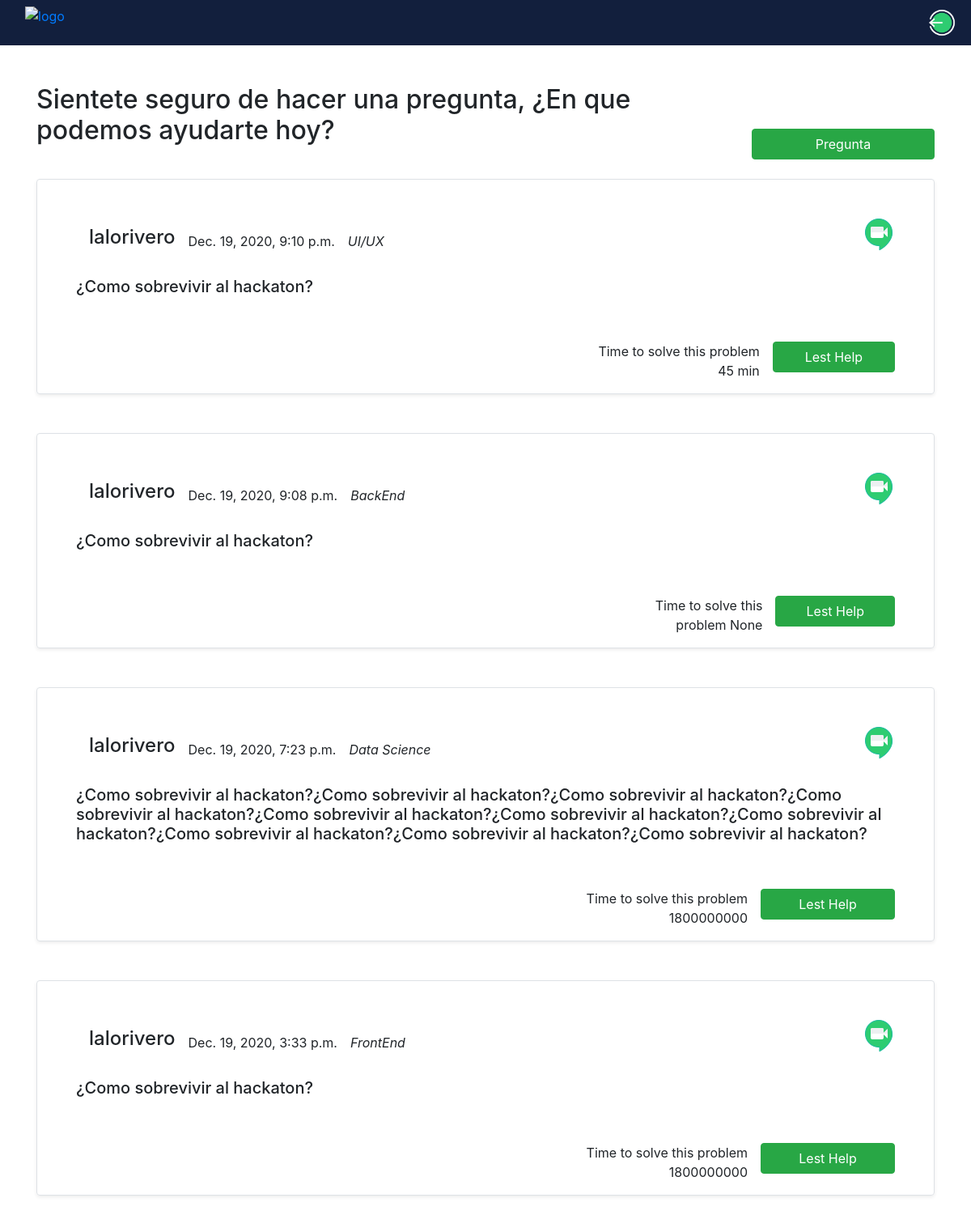
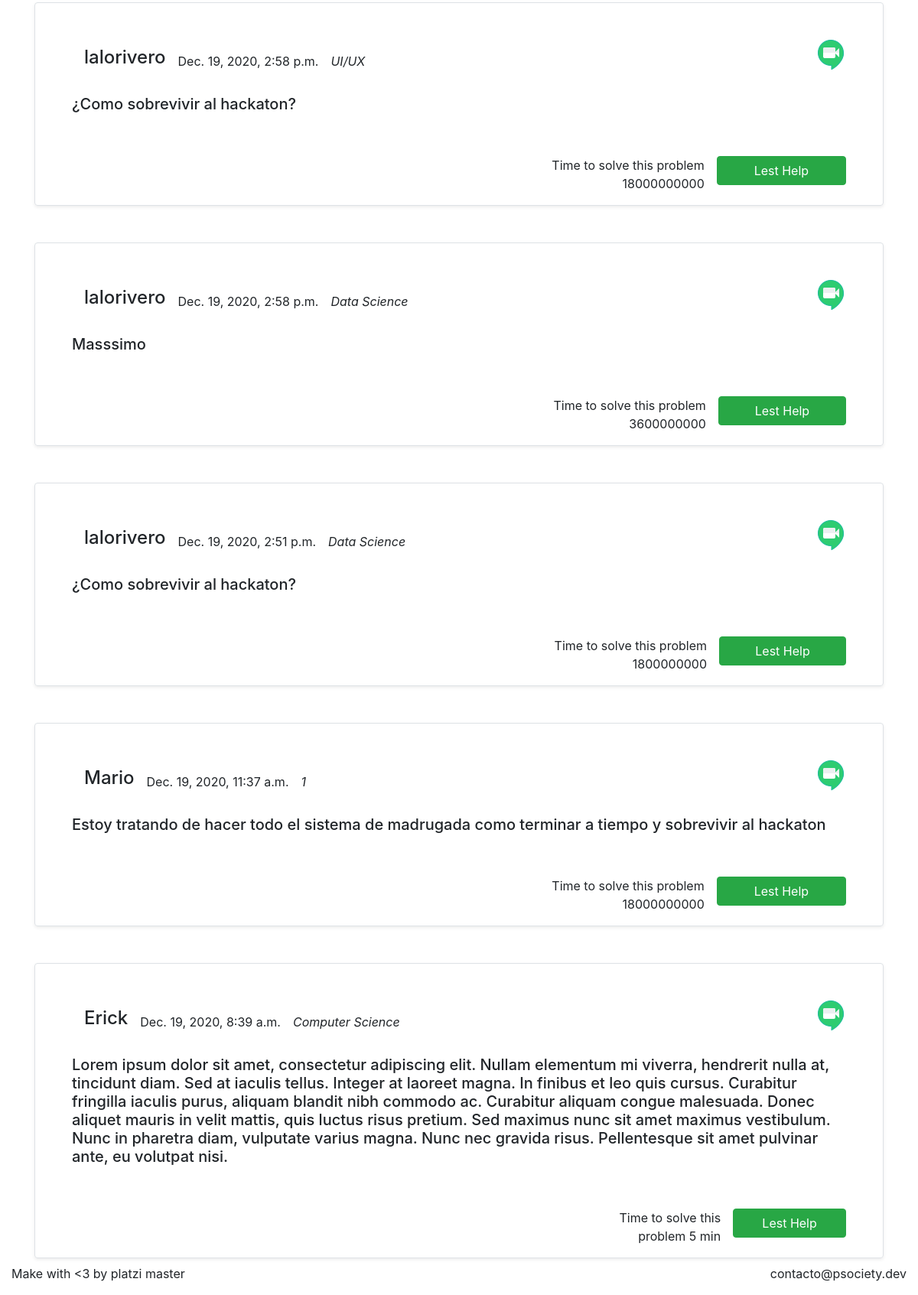
The app's page / (signed in) with its own data (2 pictures, top to bottom).
### questions/models.py (models this page shows, shortened)
class Question(models.Model):
    TECHNOLOGY_CHOICES = [
        ('Data Science', 'Data Science'),
        ('Computer Science', 'Computer Science'),
        ('FrontEnd','FrontEnd'),
        ('BackEnd','BackEnd'),
        ('UI/UX','UI/UX'),
        ('English','English')
    ]
    TIME_CHOICES=[
        ('5 min','5 min'),
        ('15 min','15 min'),
        ('30 min','30 min'),
        ('45 min','45 min'),
        ('60 min','60 min'),
    ]
    author = models.ForeignKey("users.Profile", on_delete=models.CASCADE)
    description = models.TextField()
    post_date = models.DateTimeField(auto_now_add=True)
    time_to_solve = models.CharField(
        choices=TIME_CHOICES,
        max_length=60,
        null=True
    )
    technology_tag = models.CharField(
        choices=TECHNOLOGY_CHOICES,
        max_length=60,
        null=True
    )
    is_active = models.BooleanField(default=True)
    menthor = models.ForeignKey(SolveForm, on_delete=models.CASCADE, null=True)
    points = models.IntegerField(default = 1)

### users/models.py (models this page shows)
class Profile(models.Model):
    user = models.OneToOneField(User, on_delete=models.CASCADE)
    picture = CloudinaryField('image')
    menthor_points = models.IntegerField(default=0)
    calendar = models.URLField(max_length=255)
    availability = models.BooleanField(default=True)
    def __str__(self):
        return str(self.user.username)

### questions/views.py (the view)
# urls.py: path('',questions_views.list_questions, name="q_feed"),
@login_required
def list_questions(request):
    questions = Question.objects.all().order_by('-post_date')
    return render(
        request=request,
        template_name='questions/q_feed.html',
        context={
            'questions':questions,
            'user':request.user
            }
        )

### templates/questions/q_feed.html (shortened to what this page needs)
{% extends "questions/base.html" %}
{% load static %}
{% block container %}
    <div class="container">
        <div class="d-flex align-items-end">
            <h2 class="mt-5 mb-3">Sientete seguro de hacer una pregunta, ¿En que podemos ayudarte hoy?</h2>
            <a class="btn btn-success btn-block mt-5 w-25 h-25 mx-auto d-block "  href={% url 'new_question' %} type="submit">Pregunta</a>
        </div>
        {% for question in questions %}
            <div class="border rounded pl-5 pr-5 mt-4 mb-5 shadow-sm">
                <div class="d-flex justify-content-between mt-5 ">
                    <div class="d-flex align-items-center mb-3">
                        <h4 class="mr-3">{{ question.author }}</h4>
                        <p class="mr-3 mt-3">{{ question.post_date }}</p>
                        <p class="mr-3 mt-3"><i>{{ question.technology_tag }}</i></p>
                    </div>
                    <div class="image_videocall">
                        <a href="{{ question.author.calendar }}"><img src="{% static "img/meet.png"%}" alt="meet"></a>
                    </div>
                </div>
                <div class="question_content">
                    <h5>{{ question.description }}</h5>
                </div>
                <div class="d-flex align-items-center justify-content-end">
                    <div class="d-flex align-items-start">
                        <p class="mt-5 mr-3 text-right">Time to solve this problem {{ question.time_to_solve }}</p>
                        <a class="btn btn-success btn-block mt-5 w-50 mx-auto d-block" href={% url 'question_detail' id=question.id %}>Lest Help</a>
                    </div>
                </div>
            </div>
        {% endfor %}
    </div>
{% endblock container %}

### records on screen
Question: author "lalorivero", post_date "Dec. 19, 2020, 9:10 p.m.", technology_tag "UI/UX", description "¿Como sobrevivir al hackaton?", time_to_solve "45 min"
Question: author "lalorivero", post_date "Dec. 19, 2020, 9:08 p.m.", technology_tag "BackEnd", description "¿Como sobrevivir al hackaton?", time_to_solve "None"
Question: author "lalorivero", post_date "Dec. 19, 2020, 7:23 p.m.", technology_tag "Data Science", description "¿Como sobrevivir al hackaton?¿Como sobrevivir al hackaton?¿Como sobrevivir al hackaton?¿Como sobrevivir al hackaton?¿Como sobrevivir al hackaton?¿Como sobrevivir al hackaton?¿Como sobrevivir al hackaton?¿Como sobrevivir al hackaton?¿Como sobrevivir al hackaton?¿Como sobrevivir al hackaton?", time_to_solve "1800000000"
Question: author "lalorivero", post_date "Dec. 19, 2020, 3:33 p.m.", technology_tag "FrontEnd", description "¿Como sobrevivir al hackaton?", time_to_solve "1800000000"
Question: author "lalorivero", post_date "Dec. 19, 2020, 2:58 p.m.", technology_tag "UI/UX", description "¿Como sobrevivir al hackaton?", time_to_solve "18000000000"
Question: author "lalorivero", post_date "Dec. 19, 2020, 2:58 p.m.", technology_tag "Data Science", description "Masssimo", time_to_solve "3600000000"
Question: author "lalorivero", post_date "Dec. 19, 2020, 2:51 p.m.", technology_tag "Data Science", description "¿Como sobrevivir al hackaton?", time_to_solve "1800000000"
Question: author "Mario", post_date "Dec. 19, 2020, 11:37 a.m.", technology_tag "1", description "Estoy tratando de hacer todo el sistema de madrugada como terminar a tiempo y sobrevivir al hackaton", time_to_solve "18000000000"
Question: author "Erick", post_date "Dec. 19, 2020, 8:39 a.m.", technology_tag "Computer Science", description "Lorem ipsum dolor sit amet, consectetur adipiscing elit. Nullam elementum mi viverra, hendrerit nulla at, tincidunt diam. Sed at iaculis tellus. Integer at laoreet magna. In finibus et leo quis cursus. Curabitur fringilla iaculis purus, aliquam blandit nibh commodo ac. Curabitur aliquam congue malesuada. Donec aliquet mauris in velit mattis, quis luctus risus pretium. Sed maximus nunc sit amet maximus vestibulum. Nunc in pharetra diam, vulputate varius magna. Nunc nec gravida risus. Pellentesque sit amet pulvinar ante, eu volutpat nisi.", time_to_solve "5 min"
